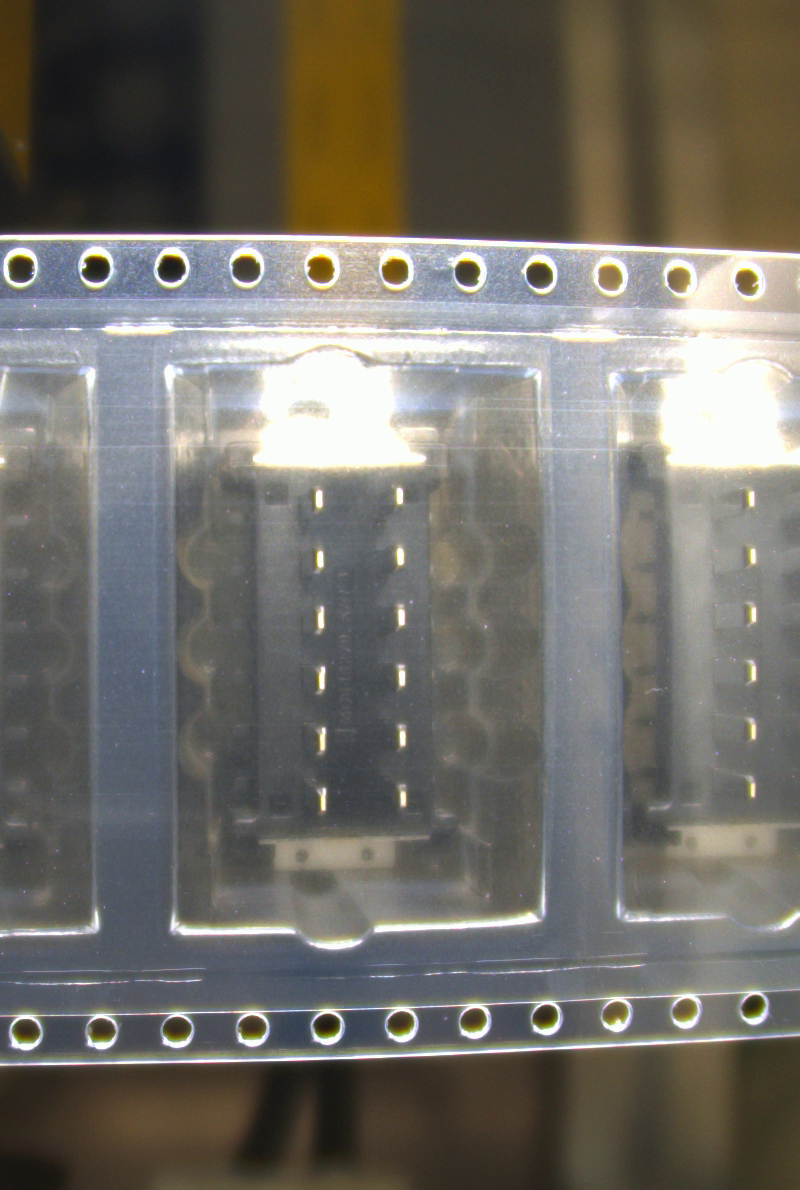
#> input picture IMAGES2/image (7).png, 800 x 1190 px
$ python line_pass_circle.py
#> lines starting #> are read from the running program, lines starting #| are printed output that depends on the picture; after the words box and inside, x2 and y2 are one past the last pixel; in counts of white or black regions, pixels touching at a corner belong together
import cv2
import numpy as np
from sklearn.linear_model import LinearRegression

# Đọc hình ảnh
image_path = 'IMAGES2/image (7).png'
image = cv2.imread(image_path)
#> image is the input picture: shape (1190, 800, 3); mean B, G, R 104.3, 110.9, 113.8
gray = cv2.cvtColor(image, cv2.COLOR_BGR2GRAY)
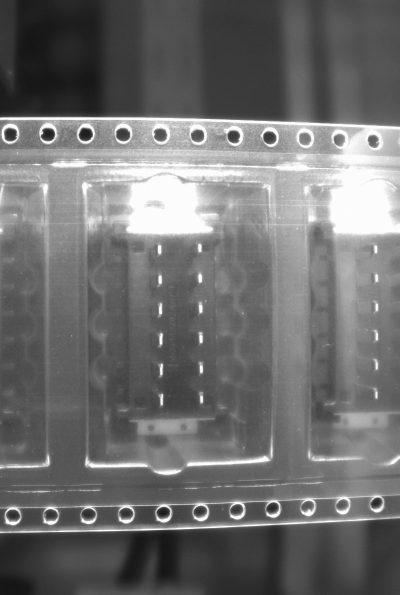
#> gray: shape (1190, 800) (shown at 1/2 size); min 18, max 253, mean 111

# Làm mờ hình ảnh để giảm nhiễu
gray_blurred = cv2.medianBlur(gray, 3)

# Phát hiện các hình tròn sử dụng HoughCircles
circles = cv2.HoughCircles(
    gray_blurred,
    cv2.HOUGH_GRADIENT,
    dp=1,
    minDist=10,
    param1=50,
    param2=27,
    minRadius=1,
    maxRadius=30
)
#> circles = 39 rows, first 8: [315.5, 268.5, 23.9], [391.5, 269.5, 21.7], [247.5, 272.5, 26.1], [251.5, 1028.5, 18], [100.5, 267.5, 22.8], [167.5, 271.5, 27.2], [536.5, 274.5, 20.5], [249.5, 261.5, 21.6]

# Nếu phát hiện được ít nhất một hình tròn
if circles is not None:
    circles = np.uint16(np.around(circles))
#> circles = 39 rows, first 8: [316, 268, 24], [392, 270, 22], [248, 272, 26], [252, 1028, 18], [100, 268, 23], [168, 272, 27], [536, 274, 20], [250, 262, 22]

    # Chia các tâm hình tròn thành hai nhóm (trên và dưới)
    height = image.shape[0]
    upper_centers = []
    lower_centers = []

    for circle in circles[0, :]:
        x, y, r = circle
        if y < height / 2:
            upper_centers.append(circle)
        else:
            lower_centers.append(circle)
#> this loop made 39 passes
#> after the loop, lower_centers = [[252, 1028, 18], [182, 1034, 22], [546, 1018, 17], [402, 1024, 18], [24, 1032, 18], [472, 1018, 13], [324, 1022, 16], [752, 1010, 14], [100, 1032, 17], [684, 1014, 15], [616, 1016, 14]]; upper_centers = 28 items, first 6: [316, 268, 24], [392, 270, 22], [248, 272, 26], [100, 268, 23], [168, 272, 27], [536, 274, 20]

    # Chuyển đổi thành mảng numpy
    upper_centers = np.array(upper_centers)
#> upper_centers = 28 rows, first 8: [316, 268, 24], [392, 270, 22], [248, 272, 26], [100, 268, 23], [168, 272, 27], [536, 274, 20], [250, 262, 22], [468, 276, 24]
    lower_centers = np.array(lower_centers)

    def group_circles_by_y(circles, max_distance=10):
#> called with circles = array of shape (28, 3), max_distance = 10
        groups = []
        for circle in circles:
            x, y, r = circle
            added_to_group = False
            for group in groups:
                if abs(group[0][1] - y) <= max_distance:
                    group.append(circle)
                    added_to_group = True
                    break
            if not added_to_group:
                groups.append([circle])
#> this loop made 28 passes
#> after the loop, group = [[460, 308, 12]]; groups = 9 items
        return groups

    upper_groups = group_circles_by_y(upper_centers)
#> upper_groups = 9 items
    lower_groups = group_circles_by_y(lower_centers)
#> the loop in group_circles_by_y (call 2), `for circle in circles:` made 11 passes
#> lower_groups = [[[252, 1028, 18], [546, 1018, 17], [402, 1024, 18], [472, 1018, 13], [324, 1022, 16]], [[182, 1034, 22], [24, 1032, 18], [100, 1032, 17]], [[752, 1010, 14]], [[684, 1014, 15]], [[616, 1016, 14]]]

    # Vẽ tất cả các hình tròn
    for i in circles[0, :]:
        # Vẽ hình tròn
        cv2.circle(image, (i[0], i[1]), i[2], (0, 255, 0), 2)
        # Vẽ tâm của hình tròn
        cv2.circle(image, (i[0], i[1]), 2, (0, 0, 255), 3)
#> this loop made 39 passes
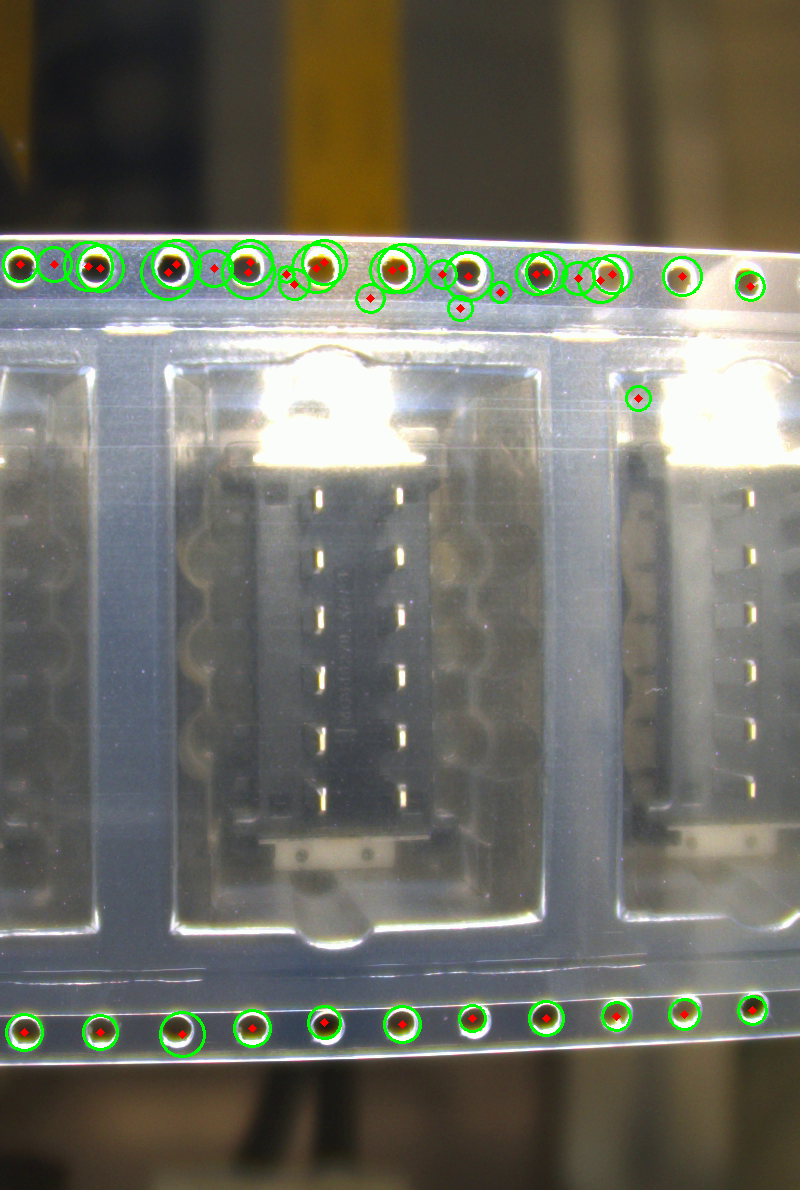
#> image: shape (1190, 800, 3); 1.52% of pixels changed, all inside (x1, y1, x2, y2) = (2, 239, 768, 1058)

    # Thực hiện hồi quy tuyến tính cho các hình tròn phía trên
    if len(upper_centers) > 0:
        X_upper = upper_centers[:, 0].reshape(-1, 1)
#> X_upper = 28 values, max 750 at index 15, min 20 at index 12, mean 375.5
        y_upper = upper_centers[:, 1]
#> y_upper = 28 values, max 398 at index 27, min 262 at index 6, mean 279
        reg_upper = LinearRegression().fit(X_upper, y_upper)

        # Tính toán các giá trị y dự đoán từ x = 0 đến x = width
        width = image.shape[1]
        y_start_upper = int(reg_upper.predict(np.array([[0]]))[0])
#> y_start_upper = 258
        y_end_upper = int(reg_upper.predict(np.array([[width]]))[0])
#> y_end_upper = 302

        # Vẽ đường thẳng fit nhất cho nhóm trên
        # cv2.line(image, (0, y_start_upper), (width, y_end_upper), (255, 0, 0), 2)

        # Tính và vẽ các đường thẳng song song cách nhau 20 pixel
        angle_upper = np.arctan2(y_end_upper - y_start_upper, width)
#> angle_upper = 0.0549
        offset = int(20 / np.cos(angle_upper))
#> offset = 20
        y_start_upper_top = y_start_upper - offset
#> y_start_upper_top = 238
        y_end_upper_top = y_end_upper - offset
#> y_end_upper_top = 282
        y_start_upper_bottom = y_start_upper + offset
#> y_start_upper_bottom = 278
        y_end_upper_bottom = y_end_upper + offset
#> y_end_upper_bottom = 322

        # cv2.line(image, (0, y_start_upper_top), (width, y_end_upper_top), (255, 0, 0), 3)
        # cv2.line(image, (0, y_start_upper_bottom), (width, y_end_upper_bottom), (255, 0, 0), 3)

    # Thực hiện hồi quy tuyến tính cho các hình tròn phía dưới
    if len(lower_centers) > 0:
        X_lower = lower_centers[:, 0].reshape(-1, 1)
#> X_lower = [252, 182, 546, 402, 24, 472, 324, 752, 100, 684, 616]
        y_lower = lower_centers[:, 1]
#> y_lower = [1028, 1034, 1018, 1024, 1032, 1018, 1022, 1010, 1032, 1014, 1016]
        reg_lower = LinearRegression().fit(X_lower, y_lower)

        # Tính toán các giá trị y dự đoán từ x = 0 đến x = width
        y_start_lower = int(reg_lower.predict(np.array([[0]]))[0])
#> y_start_lower = 1035
        y_end_lower = int(reg_lower.predict(np.array([[width]]))[0])
#> y_end_lower = 1009

        # Vẽ đường thẳng fit nhất cho nhóm dưới
        # cv2.line(image, (0, y_start_lower), (width, y_end_lower), (0, 0, 255), 2)

        # Tính và vẽ các đường thẳng song song cách nhau 20 pixel
        angle_lower = np.arctan2(y_end_lower - y_start_lower, width)
#> angle_lower = -0.0325
        offset = int(20 / np.cos(angle_lower))
        y_start_lower_top = y_start_lower - offset
#> y_start_lower_top = 1015
        y_end_lower_top = y_end_lower - offset
#> y_end_lower_top = 989
        y_start_lower_bottom = y_start_lower + offset
#> y_start_lower_bottom = 1055
        y_end_lower_bottom = y_end_lower + offset
#> y_end_lower_bottom = 1029

        # cv2.line(image, (0, y_start_lower_top), (width, y_end_lower_top), (0, 0, 255), 3)
        # cv2.line(image, (0, y_start_lower_bottom), (width, y_end_lower_bottom), (0, 0, 255), 3)

# Hiển thị kết quả
cv2.imshow('Detected Circles with Fitted Lines', image)
cv2.waitKey(0)
cv2.destroyAllWindows()

$ run again, with IMAGES2/image (1).png copied over IMAGES2/image (7).png
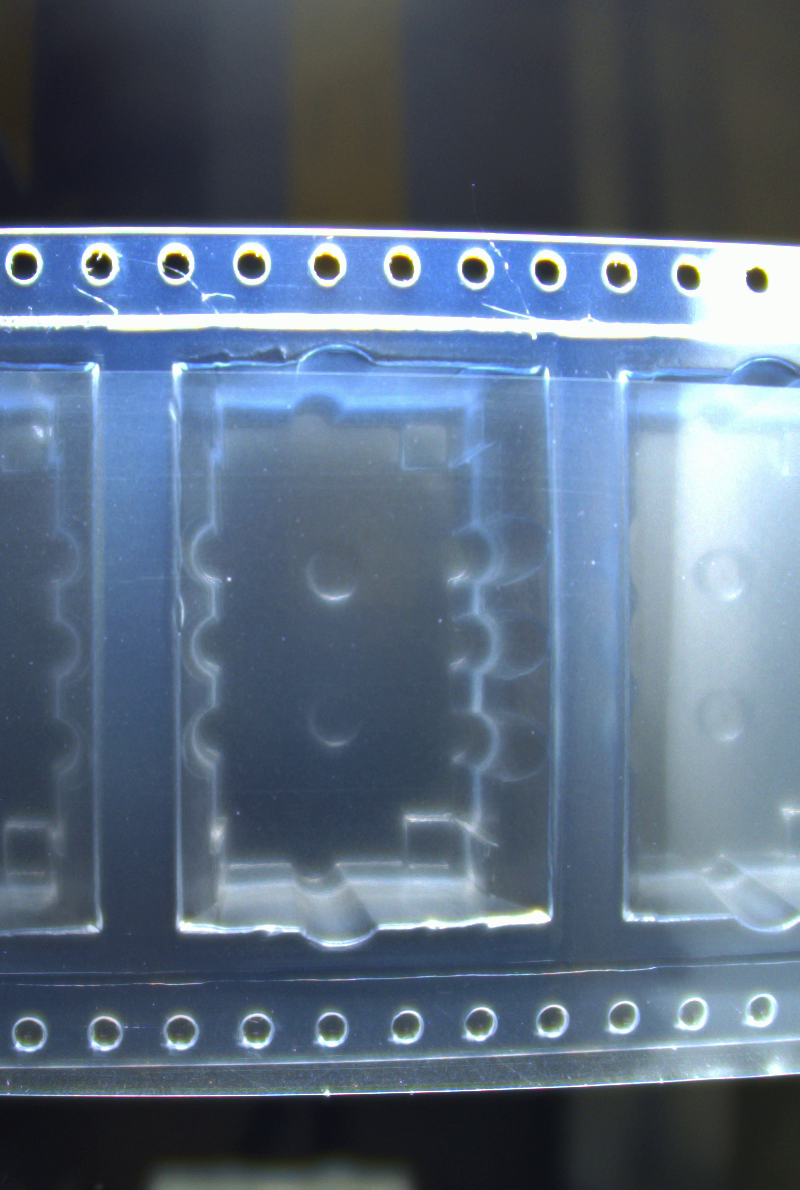
#> input picture IMAGES2/image (1).png, 800 x 1190 px
#> image is the input picture: shape (1190, 800, 3); mean B, G, R 128.1, 108.3, 91.6
#> `gray = cv2.cvtColor(image, cv2.COLOR_BGR2GRAY)`:
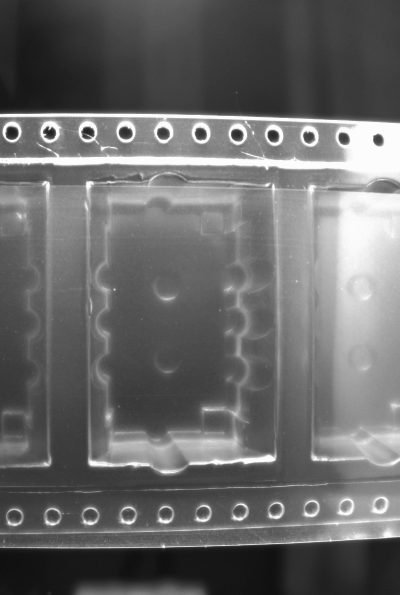
#> gray: shape (1190, 800) (shown at 1/2 size); min 14, max 253, mean 105.5
#> `circles = cv2.HoughCircles( gray_blurred, cv2.HOUGH_GRADIENT, dp=1, mi..`: circles = 23 rows, first 8: [180.5, 1031.5, 18], [104.5, 1033.5, 17.7], [98.5, 263.5, 21.3], [29.5, 1033.5, 18], [175.5, 259.5, 18], [478.5, 267.5, 21.6], [23.5, 260.5, 18], [406.5, 1026.5, 16.3]
#> `circles = np.uint16(np.around(circles))`: circles = 23 rows, first 8: [180, 1032, 18], [104, 1034, 18], [98, 264, 21], [30, 1034, 18], [176, 260, 18], [478, 268, 22], [24, 260, 18], [406, 1026, 16]
#> the loop `for circle in circles[0, :]:` made 23 passes
#> after the loop `for circle in circles[0, :]:`: lower_centers = [[180, 1032, 18], [104, 1034, 18], [30, 1034, 18], [406, 1026, 16], [620, 1014, 14], [258, 1030, 16], [478, 1022, 14], [690, 1010, 12], [218, 644, 28], [334, 1026, 14], [758, 1010, 18], [548, 1018, 14]]; upper_centers = [[98, 264, 21], [176, 260, 18], [478, 268, 22], [24, 260, 18], [406, 266, 24], [324, 264, 22], [252, 262, 20], [544, 272, 22], [620, 272, 20], [176, 270, 16], [686, 276, 11]]
#> the loop in group_circles_by_y, `for circle in circles:` made 11 passes
#> after the loop in group_circles_by_y, `for circle in circles:`: group = [[544, 272, 22], [620, 272, 20], [176, 270, 16]]; groups = [[[98, 264, 21], [176, 260, 18], [24, 260, 18], [324, 264, 22], [252, 262, 20]], [[478, 268, 22], [406, 266, 24]], [[544, 272, 22], [620, 272, 20], [176, 270, 16]], [[686, 276, 11]]]
#> upper_groups has the same summary as groups in group_circles_by_y
#> the loop in group_circles_by_y (call 2), `for circle in circles:` made 12 passes
#> lower_groups = [[[180, 1032, 18], [406, 1026, 16], [258, 1030, 16], [478, 1022, 14], [334, 1026, 14]], [[104, 1034, 18], [30, 1034, 18]], [[620, 1014, 14], [690, 1010, 12], [758, 1010, 18]], [[218, 644, 28]], [[548, 1018, 14]]]
#> the loop `for i in circles[0, :]:` made 23 passes
#> after the loop `for i in circles[0, :]:`:
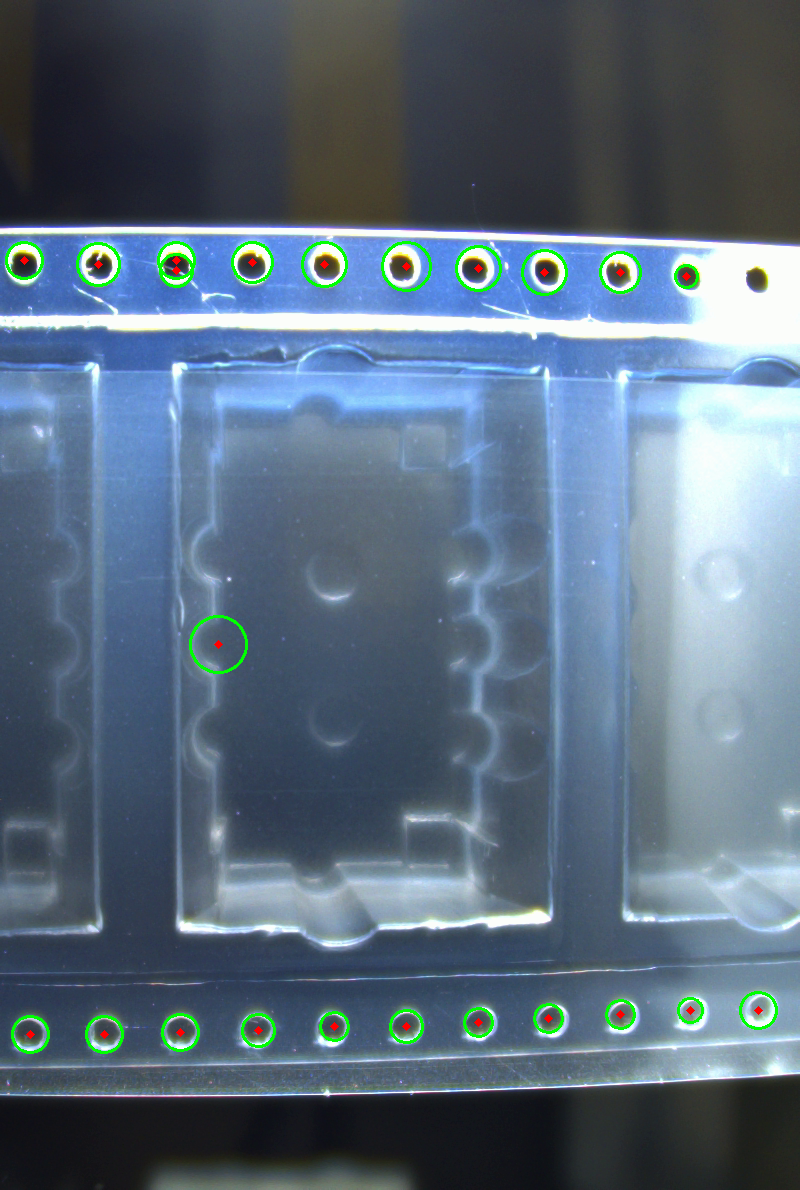
#> image: shape (1190, 800, 3); 0.93% of pixels changed, all inside (x1, y1, x2, y2) = (5, 241, 778, 1054)
#> X_upper = [98, 176, 478, 24, 406, 324, 252, 544, 620, 176, 686]
#> y_upper = [264, 260, 268, 260, 266, 264, 262, 272, 272, 270, 276]
#> y_start_upper = 259
#> y_end_upper = 275
#> angle_upper = 0.02
#> offset = 20
#> y_start_upper_top = 239
#> y_end_upper_top = 255
#> y_start_upper_bottom = 279
#> y_end_upper_bottom = 295
#> X_lower = [180, 104, 30, 406, 620, 258, 478, 690, 218, 334, 758, 548]
#> y_lower = [1032, 1034, 1034, 1026, 1014, 1030, 1022, 1010, 644, 1026, 1010, 1018]
#> y_start_lower = 965
#> y_end_lower = 1019
#> angle_lower = 0.0674
#> y_start_lower_top = 945
#> y_end_lower_top = 999
#> y_start_lower_bottom = 985
#> y_end_lower_bottom = 1039
